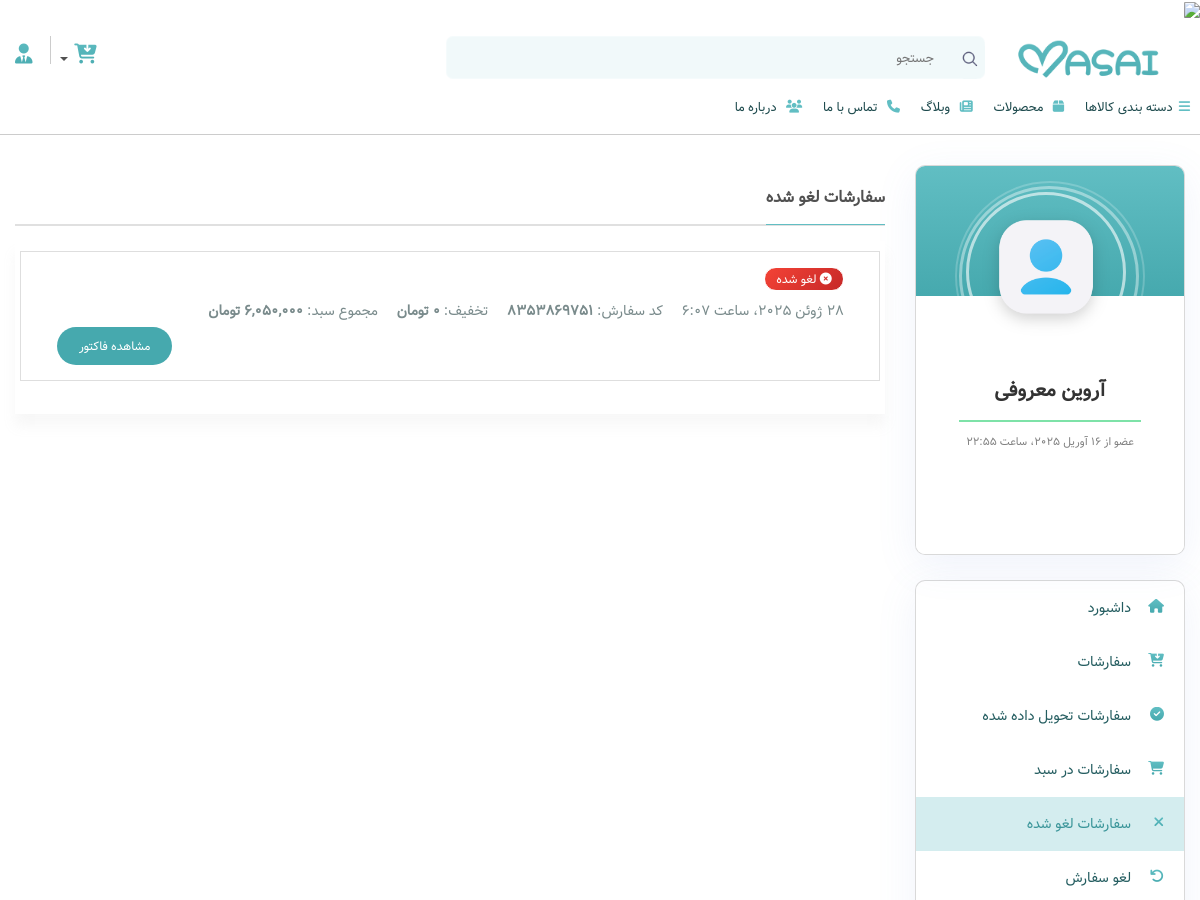
/dashboard/orders_cancelled/ (signed in, upper part), run on an earlier commit of the app's database.
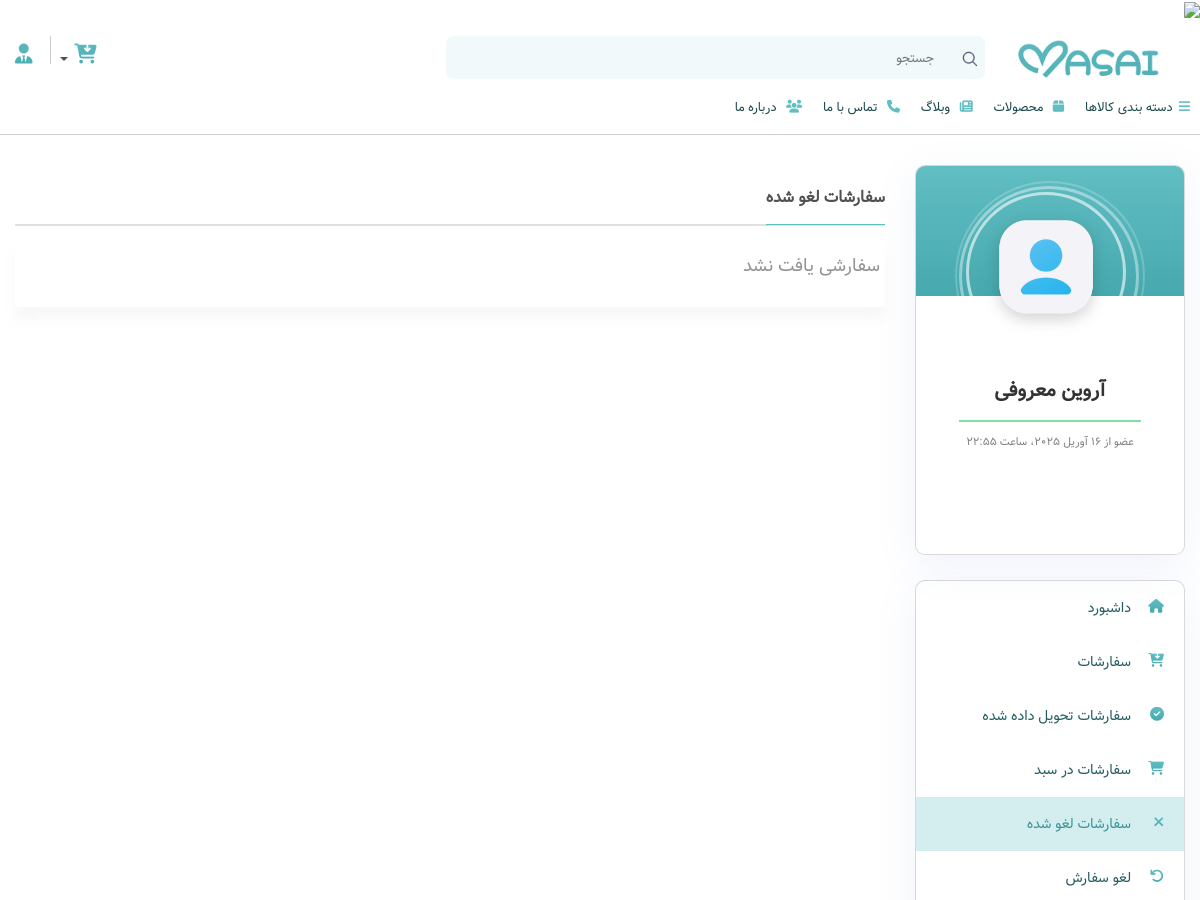
And on a later commit of the database.
### cart/models.py (models this page shows, shortened)
class Order(models.Model):
    ORDER_STATUS = (
        ('pending', 'در انتظار پرداخت'),
        ('paid', 'پرداخت شده'),
        ('processing', 'در حال پردازش'),
        ('shipped', 'ارسال شده'),
        ('delivered', 'تحویل داده شده'),
        ('cancelled', 'لغو شده'),
    )
    user = models.ForeignKey(User, on_delete=models.CASCADE, related_name='orders', verbose_name='کاربر')
    order_number = ShortUUIDField(length=10, max_length=10, alphabet="1234567890", unique=True, verbose_name="شماره سفارش")
    address = models.ForeignKey(Address, on_delete=models.SET_NULL, null=True, verbose_name='آدرس')
    cart = models.ForeignKey(Cart, on_delete=models.SET_NULL, null=True, blank=True, verbose_name='سبد خرید')
    items_data = models.JSONField(null=True, blank=True, verbose_name='اطلاعات محصولات')
    total_price = models.IntegerField(verbose_name='مبلغ کل')
    coupon_discount = models.IntegerField(default=0, verbose_name='تخفیف کوپن')
    shipping_cost = models.IntegerField(default=0, verbose_name='هزینه ارسال')
    final_price = models.IntegerField(verbose_name='مبلغ قابل پرداخت')
    status = models.CharField(max_length=20, choices=ORDER_STATUS, default='pending', verbose_name='وضعیت سفارش')
    created_at = models.DateTimeField(auto_now_add=True, verbose_name='تاریخ ایجاد')
    updated_at = models.DateTimeField(auto_now=True, verbose_name='تاریخ به‌روزرسانی')
    class Meta:
        verbose_name = 'سفارش'
        verbose_name_plural = 'سفارشات'
        ordering = ['-created_at']

### dashboard/views.py (the view)
# urls.py: path('orders_cancelled/', views.orders_cancelled, name='orders_cancelled'),
@login_required
def orders_cancelled(request):
    user = request.user
    profile = Profile.objects.get(user=user)
    orders = Order.objects.filter(user=user, status='cancelled').order_by('-created_at')
    page_number = request.GET.get('page')
    paginator = Paginator(orders, 6)
    object_list = paginator.get_page(page_number)
    pages_to_show = get_pages_to_show(object_list.number, paginator.num_pages)
    context = {
        'profile': profile,
        'orders': object_list,
        'pages_to_show': pages_to_show,
    }
    return render(request, 'dashboard/orders_cancelled.html', context)

### cart/models.py (called while the page is built)
    @property
    def total_price(self):
        return sum(item.total_price for item in self.items.all())

    @property
    def total_price(self):
        return self.product.price * self.quantity

### context_processors/context_processors.py (called while the page is built)
def shop_func(request):
    site_settings = SiteSettings.objects.first()
    categories = ProductCategory.objects.all()
    colors = ProductColor.objects.all()
    brands = ProductBrand.objects.all()
    cart = None
    cart_items = []
    cart_total = 0
    if request.user.is_authenticated:
        try:
            cart = Cart.objects.filter(user=request.user).first()
            if cart:
                cart_items = CartItem.objects.filter(cart=cart).select_related('product')
                cart_total = cart.total_price
        except:
            pass
    return {
        'site_settings': site_settings,
        'categories': categories,
        'colors': colors,
        'brands': brands,
        'cart': cart,
        'cart_items': cart_items,
        'cart_total': cart_total,
    }

### core/templatetags/custom_filters.py (called while the page is built)
@register.filter
def format_price(value):
    return f"{value:,}"

### dashboard/templates/dashboard/orders_cancelled.html (shortened to what this page needs)
{% extends "base.html" %}
{% load static %}
{% load jalali_tags %}
{% load custom_filters %}
{% block content %}
    <main class="order-delivered default space-top-30">
        <div class="container">
            <div class="row">
                <div class="col-xl-9 col-lg-8 col-md-12 order-2">
                    <div class="row">
                        <div class="col-lg-12">
                            <header class="card-header">
                                <h3 class="card-title"><span>سفارشات لغو شده</span></h3>
                            </header>
                            <div class="content-section default">
                                <div class="row">
                                    {% if orders %}
                                        {% for order in orders %}
                                            <div class="col-md-12 col-sm-12 order_delivered_sec">
                                                <div class="profile-recent-fav-row">
                                                    <div class="col-12">
                                                        <h4 class="profile-recent-fav-name">
                                                            <span class="badge badge-cancelled">
                                                                <i class="fa fa-times-circle" style='color: white;' aria-hidden="true"></i> {{ order.get_status_display }}
                                                            </span>
                                                        </h4>
                                                        <ul>
                                                            <li>
                                                                {{ order.created_at|to_jalali:'%d %b %Y' }}
                                                            </li>
                                                            <li>
                                                                کد سفارش: <b>{{ order.order_number }}</b>
                                                            </li>
                                                            <li>
                                                                تخفیف: <b>{{ order.coupon_discount|format_price }} تومان</b>
                                                            </li>
                                                            <li>
                                                                مجموع سبد: <b>{{ order.final_price|format_price }} تومان</b>
                                                            </li>
                                                        </ul>
                                                    </div>
                                                    <div class="col-12 text-left">
                                                        <a href="{% url 'dashboard:order_detail' order.order_number %}" class="btn btn-main-masai">مشاهده فاکتور</a>
                                                    </div>
                                                </div>
                                            </div>
                                        {% endfor %}
                                    {% else %}
                                        <div class="">
                                            <p>سفارشی یافت نشد</p>
                                        </div>
                                    {% endif %}
                                </div>
                            </div>
                        </div>
                    </div>
                </div>
                {% include "includes/dashboard_sidebar.html" %}
            </div>
        </div>
    </main>
{% endblock %}

What changed in the data, as far as the page shows it:
removed Order: status "لغو شده", created_at|to_jalali "28 ژوئن 2025، ساعت 6:07", order_number "8353869751", coupon_discount "0"
Also different on the page:
text now shown: "سفارشی یافت نشد"
